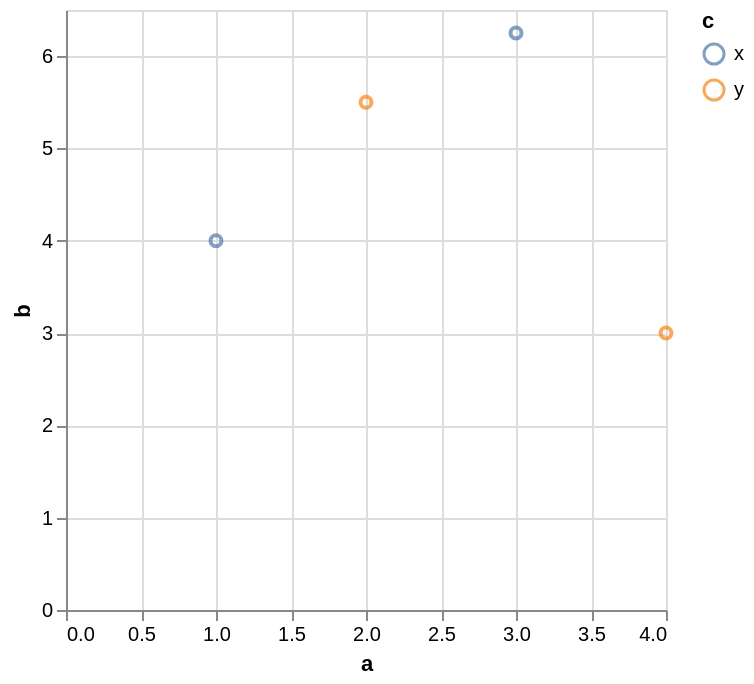

Write the Vega-Lite specification saved for this chart.
### Vega-Lite specification from a JSON file in a GitHub repository (floating-point values rounded to 4 significant figures)
{"$schema": "https://vega.github.io/schema/vega-lite/v6.4.1.json", "config": {"view": {"continuousHeight": 300, "continuousWidth": 300}}, "data": {"name": "data-aec22b5641fce54c6a1b0f41e0a05405"}, "datasets": {"data-aec22b5641fce54c6a1b0f41e0a05405": [{"a": 1, "b": 4.0, "c": "x", "t": "2026-01-01T00:00:00"}, {"a": 2, "b": 5.5, "c": "y", "t": "2026-01-02T00:00:00"}, {"a": 3, "b": 6.25, "c": "x", "t": "2026-01-03T00:00:00"}, {"a": 4, "b": 3.0, "c": "y", "t": "2026-01-04T00:00:00"}]}, "encoding": {"color": {"condition": {"field": "c", "param": "param_c97a99acfc68b794", "type": "nominal"}, "value": "lightgray"}, "x": {"field": "a", "type": "quantitative"}, "y": {"field": "b", "type": "quantitative"}}, "mark": {"tooltip": true, "type": "point"}, "params": [{"name": "param_c97a99acfc68b794", "select": {"encodings": ["x"], "type": "interval"}}]}
